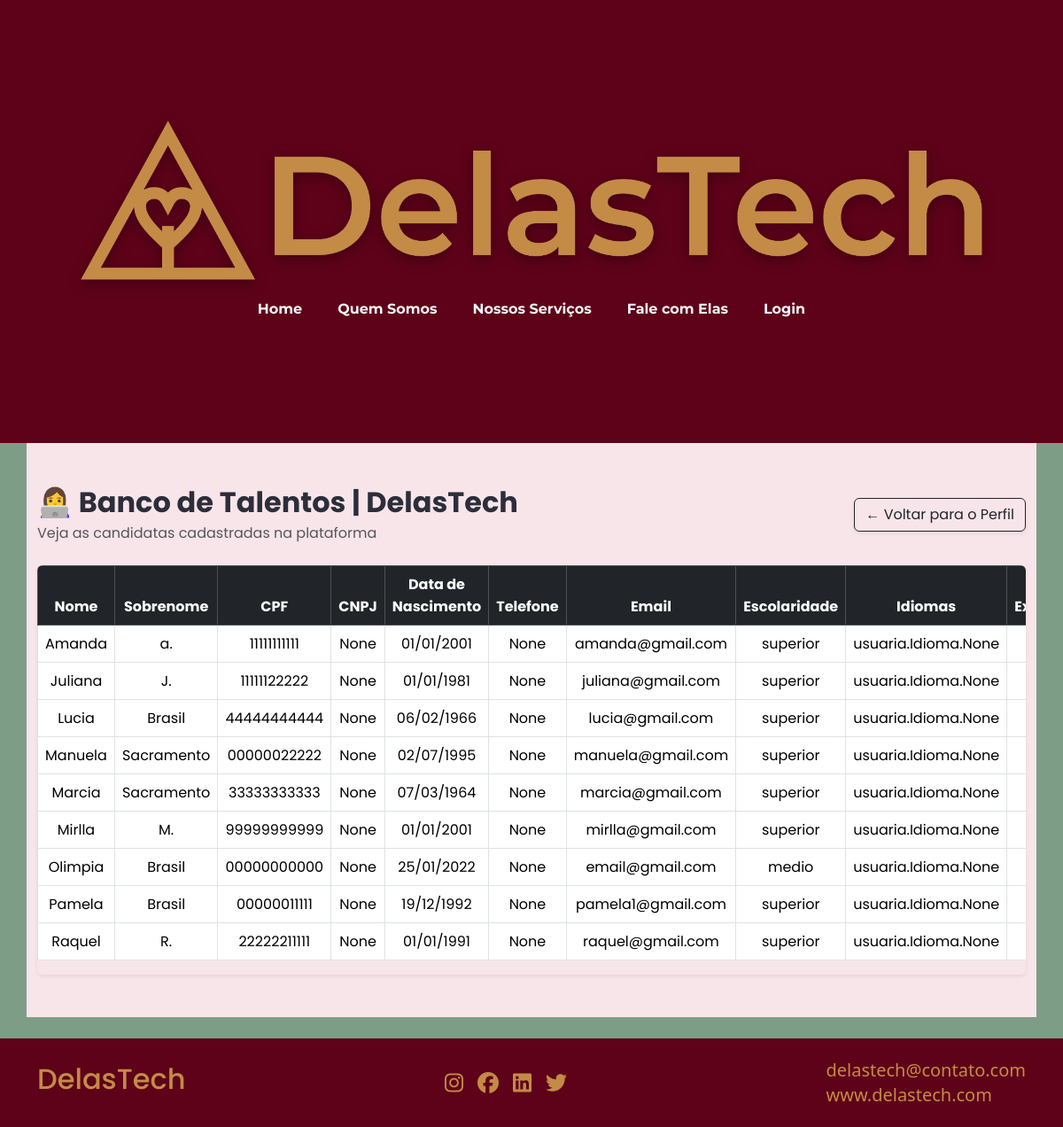
/elas/candidatas/, run on the app's committed database.
### usuaria/models.py (models this page shows, shortened)
class Usuaria(models.Model):
    ESCOLARIDADE_CHOICES = [
        ('fundamental', 'Ensino Fundamental'),
        ('medio', 'Ensino Médio'),
        ('superior', 'Ensino Superior'),
        ('pos', 'Pós-Graduação'),
        ('mestrado', 'Mestrado'),
        ('doutorado', 'Doutorado'),
    ]
    user = models.OneToOneField(User, on_delete=models.CASCADE,default=None)
    nome = models.CharField(max_length=20)
    sobrenome = models.CharField(max_length=100)
    cpf = models.CharField(max_length=11, unique=True)
    cnpj = models.CharField(max_length=14, unique=True, blank=True, null=True)
    data_nascimento = models.DateField()
    email =  models.EmailField(unique=True)
    telefone = models.CharField(max_length=20, blank=True, null=True)
    escolaridade = models.CharField(max_length=30,choices=ESCOLARIDADE_CHOICES)
    idiomas = models.ManyToManyField(Idioma)
    experiencia = models.TextField()
    apelido = models.CharField(max_length=100, unique=True)
    class Meta:
        verbose_name = "Usuaria"
        ordering = ['apelido']

### usuaria/views.py (the view)
# urls.py: path('candidatas/', ListaUsuarias.as_view(), name="candidatas"),
class ListaUsuarias(ListView):  #Nessa class, mais tarde entrará a página de consulta das empresas com filtro
    model = Usuaria
    form_class = FormUsuaria
    template_name = 'usuaria/candidatas.html'

### templates/usuaria/candidatas.html (shortened to what this page needs)
{% extends 'base.html' %}
{% block content %}
<section class="container py-5" style="background-color: #f7e5ea; color: #2c2e3a; font-family: 'Poppins', sans-serif;">
    <div class="d-flex justify-content-between align-items-center mb-4">
        <div>
            <h2 class="fw-bold mb-1">👩‍💻 Banco de Talentos | DelasTech</h2>
            <p class="text-muted mb-0">Veja as candidatas cadastradas na plataforma</p>
        </div>
        <a href="{% url 'perfilemp' %}" class="btn btn-outline-dark shadow-sm" >
            ← Voltar para o Perfil
        </a>
    </div>
    <div class="table-responsive rounded shadow-sm">
        <table class="table table-hover table-bordered align-middle text-center" style="background-color: #f7e5ea;">
            <thead class="table-dark">
                <tr>
                    <th>Nome</th>
                    <th>Sobrenome</th>
                    <th>CPF</th>
                    <th>CNPJ</th>
                    <th>Data de Nascimento</th>
                    <th>Telefone</th>
                    <th>Email</th>
                    <th>Escolaridade</th>
                    <th>Idiomas</th>
                    <th>Experiências</th>
                </tr>
            </thead>
            <tbody>
                {% for usuaria in usuaria_list %}
                <tr>
                    <td>{{ usuaria.nome }}</td>
                    <td>{{ usuaria.sobrenome }}</td>
                    <td>{{ usuaria.cpf }}</td>
                    <td>{{ usuaria.cnpj }}</td>
                    <td>{{ usuaria.data_nascimento|date:"d/m/Y" }}</td>
                    <td>{{ usuaria.telefone }}</td>
                    <td>{{ usuaria.email }}</td>
                    <td>{{ usuaria.escolaridade }}</td>
                    <td>{{ usuaria.idiomas }}</td>
                    <td>{{ usuaria.experiencias }}</td>
                </tr>
                {% empty %}
                <tr>
                    <td colspan="10" class="text-center text-muted">Nenhuma candidata encontrada.</td>
                </tr>
                {% endfor %}
            </tbody>
        </table>
    </div>
</section>
{% endblock %}

### data on the page
Usuaria: nome "Amanda", sobrenome "a.", cpf "11111111111", cnpj "None", data_nascimento "01/01/2001", telefone "None", email "amanda@gmail.com", escolaridade "superior", idiomas "usuaria.Idioma.None"
Usuaria: nome "Juliana", sobrenome "J.", cpf "11111122222", cnpj "None", data_nascimento "01/01/1981", telefone "None", email "juliana@gmail.com", escolaridade "superior", idiomas "usuaria.Idioma.None"
Usuaria: nome "Lucia", sobrenome "Brasil", cpf "44444444444", cnpj "None", data_nascimento "06/02/1966", telefone "None", email "lucia@gmail.com", escolaridade "superior", idiomas "usuaria.Idioma.None"
Usuaria: nome "Manuela", sobrenome "Sacramento", cpf "00000022222", cnpj "None", data_nascimento "02/07/1995", telefone "None", email "manuela@gmail.com", escolaridade "superior", idiomas "usuaria.Idioma.None"
Usuaria: nome "Marcia", sobrenome "Sacramento", cpf "33333333333", cnpj "None", data_nascimento "07/03/1964", telefone "None", email "marcia@gmail.com", escolaridade "superior", idiomas "usuaria.Idioma.None"
Usuaria: nome "Mirlla", sobrenome "M.", cpf "99999999999", cnpj "None", data_nascimento "01/01/2001", telefone "None", email "mirlla@gmail.com", escolaridade "superior", idiomas "usuaria.Idioma.None"
Usuaria: nome "Olimpia", sobrenome "Brasil", cpf "00000000000", cnpj "None", data_nascimento "25/01/2022", telefone "None", email "email@gmail.com", escolaridade "medio", idiomas "usuaria.Idioma.None"
Usuaria: nome "Pamela", sobrenome "Brasil", cpf "00000011111", cnpj "None", data_nascimento "19/12/1992", telefone "None", email "pamela1@gmail.com", escolaridade "superior", idiomas "usuaria.Idioma.None"
Usuaria: nome "Raquel", sobrenome "R.", cpf "22222211111", cnpj "None", data_nascimento "01/01/1991", telefone "None", email "raquel@gmail.com", escolaridade "superior", idiomas "usuaria.Idioma.None"
